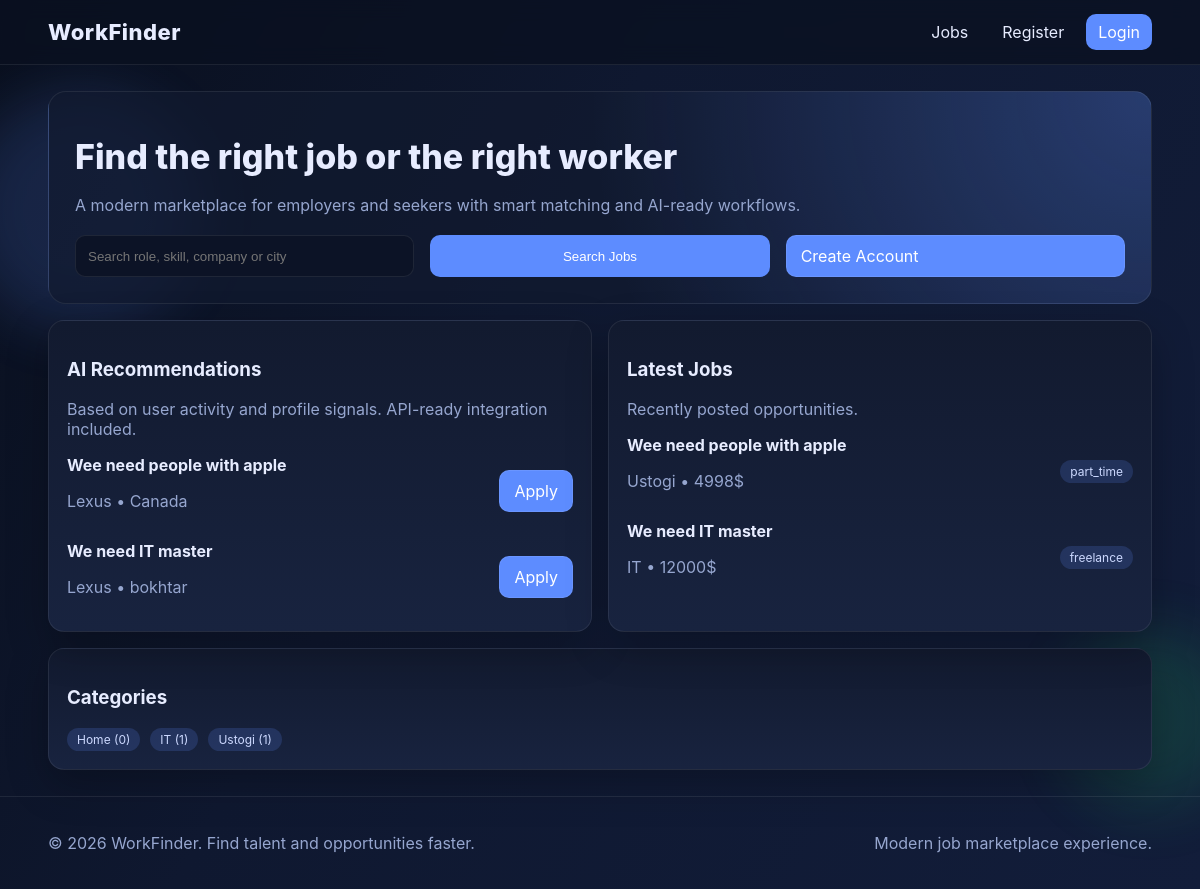
The page / on the database its author committed.
### work/models.py (models this page shows, shortened)
class Job(models.Model):
    JOB_TYPE = [
        ('full_time', 'Full time'),
        ('part_time', 'Part time'),
        ('freelance', 'Freelance')
    ]
    company = models.ForeignKey(Emploeer, on_delete=models.CASCADE)
    title = models.CharField(max_length=25)
    description = models.TextField()
    sallary = models.PositiveIntegerField()
    location = models.CharField(max_length=50)
    job_type = models.CharField(max_length=25, choices=JOB_TYPE)
    exp_req = models.PositiveIntegerField()
    category = models.ForeignKey(Category, on_delete=models.CASCADE)
    created_at = models.DateTimeField(auto_now_add=True)

class Emploeer(models.Model):
    user = models.OneToOneField(User, on_delete=models.CASCADE)
    company_name = models.CharField(max_length=50)
    about = models.TextField()
    logo = models.ImageField(upload_to='companylogos/')
    location = models.CharField(max_length=50)
    create_at = models.DateTimeField(auto_now_add=True)
    is_creat = models.BooleanField(default=False, null=True, blank=True)

class Category(models.Model):
    name = models.CharField(max_length=50)

### work/views.py (the view)
# urls.py: 2. Add a URL to urlpatterns:  path('', views.home, name='home')
def home(request):
    categories = Category.objects.annotate(job_count=Count("job")).order_by("name")
    latest_jobs = Job.objects.select_related("company", "category").order_by("-created_at")[:6]
    recommended_jobs = _get_recommended_jobs(request.user)
    context = {"categories": categories,"latest_jobs": latest_jobs,"recommended_jobs": recommended_jobs,}
    return render(request, "work/home.html", context=context)

### work/views.py (called while the page is built, shortened)
def _get_recommended_jobs(user):
    jobs = Job.objects.select_related("company", "category").all()
    if not user.is_authenticated:
        return jobs.order_by("-created_at")[:6]

### templates/work/home.html (shortened to what this page needs)
{% extends "base.html" %}
{% block main %}
<section class="hero">
    <h1 class="title">Find the right job or the right worker</h1>
    <p class="subtitle">A modern marketplace for employers and seekers with smart matching and AI-ready workflows.</p>
    <form action="{% url 'all_jobs' %}" method="get" class="grid grid-3">
        <input type="text" name="q" placeholder="Search role, skill, company or city">
        <button class="btn" type="submit">Search Jobs</button>
        {% if request.user.is_authenticated %}
            <a class="btn btn-outline" href="{% url 'ai_assistant' %}">Open AI Assistant</a>
        {% else %}
            <a class="btn btn-outline" href="{% url 'register' %}">Create Account</a>
        {% endif %}
    </form>
</section>
<section class="grid grid-2">
    <article class="card">
        <h3>AI Recommendations</h3>
        <p class="muted">Based on user activity and profile signals. API-ready integration included.</p>
        <div class="job-list">
            {% for job in recommended_jobs %}
                <div class="between">
                    <div>
                        <strong>{{ job.title }}</strong>
                        <p class="muted">{{ job.company.company_name }} • {{ job.location }}</p>
                    </div>
                    <a class="btn btn-outline" href="{% url 'aplicate' job.id %}">Apply</a>
                </div>
            {% empty %}
                <p class="muted">No recommendations yet.</p>
            {% endfor %}
        </div>
    </article>
    <article class="card">
        <h3>Latest Jobs</h3>
        <p class="muted">Recently posted opportunities.</p>
        <div class="job-list">
            {% for job in latest_jobs %}
                <div class="between">
                    <div>
                        <strong>{{ job.title }}</strong>
                        <p class="muted">{{ job.category.name }} • {{ job.sallary }}$</p>
                    </div>
                    <span class="chip">{{ job.job_type }}</span>
                </div>
            {% empty %}
                <p class="muted">No jobs published yet.</p>
            {% endfor %}
        </div>
    </article>
</section>
<section class="card" style="margin-top:16px;">
    <h3>Categories</h3>
    <div class="row" style="margin-top:8px;">
        {% for c in categories %}
            <a class="chip" href="{% url 'all_jobs' %}?category={{ c.id }}">{{ c.name }} ({{ c.job_count }})</a>
        {% empty %}
            <p class="muted">No categories yet.</p>
        {% endfor %}
    </div>
</section>
{% endblock main %}

### static/css/style.css (style rules this page uses)
:root { --bg:#0a1020; --card:#121a2f; --card-2:#18233f; --text:#e7ecff; --muted:#96a6cf; --primary:#5d8cff; --success:#22c55e; --danger:#ef4444; --border:rgba(255,255,255,.08); }
* { box-sizing:border-box }
body { margin:0; font-family:Inter,Segoe UI,Arial,sans-serif; background:linear-gradient(120deg,#090f1d,#0f1830 40%,#121d3a); color:var(--text); min-height:100vh; }
a { color:inherit;text-decoration:none }
.btn { background:var(--primary)!important;color:white;padding:10px 14px;border-radius:10px;border:0;cursor:pointer }
.btn-outline { border:1px solid var(--border) }
.card { background:linear-gradient(180deg,var(--card),var(--card-2)); border:1px solid var(--border); border-radius:16px; padding:18px; box-shadow:0 14px 40px rgba(0,0,0,.25); }
.grid { display:grid;gap:16px }
.grid-2 { grid-template-columns:repeat(2,minmax(0,1fr)) }
.grid-3 { grid-template-columns:repeat(3,minmax(0,1fr)) }
.title { font-size:34px;font-weight:800;margin:18px 0 }
.subtitle { color:var(--muted);margin-bottom:20px }
input,textarea,select { width:100%;padding:11px 12px;background:#0c1326;color:var(--text); border:1px solid var(--border);border-radius:10px;outline:0; }
.chip { padding:4px 10px;border-radius:999px;font-size:12px; background:rgba(93,140,255,.18);color:#cdd9ff;display:inline-block }
.muted { color:var(--muted) }
.job-list { display:grid;gap:14px }
.row { display:flex;gap:10px;align-items:center;flex-wrap:wrap }
.between { display:flex;justify-content:space-between;gap:10px;align-items:center;flex-wrap:wrap }
.hero { margin:26px 0 16px;padding:26px;border:1px solid var(--border);border-radius:18px; background:radial-gradient(circle at right top,rgba(93,140,255,.3),transparent 50%),rgba(18,26,47,.7); }

### rows shown on the page
Job: title "Wee need people with apple", company.company_name "Lexus", location "Canada", category.name "Ustogi", sallary "4998", job_type "part_time"
Job: title "We need IT master", company.company_name "Lexus", location "bokhtar", category.name "IT", sallary "12000", job_type "freelance"
Category: name "Home", job_count "0"
Category: name "IT", job_count "1"
Category: name "Ustogi", job_count "1"
